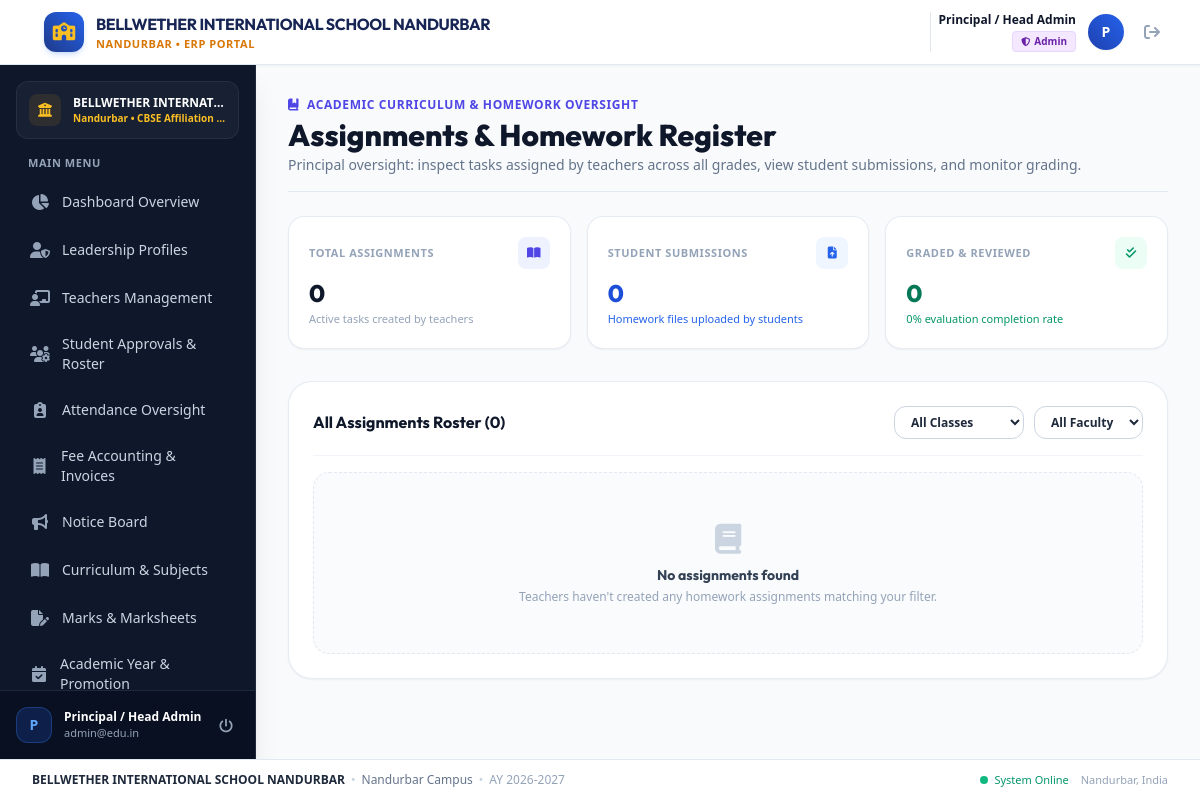
Before: /admin/assignments.php (signed in) with the older database file.
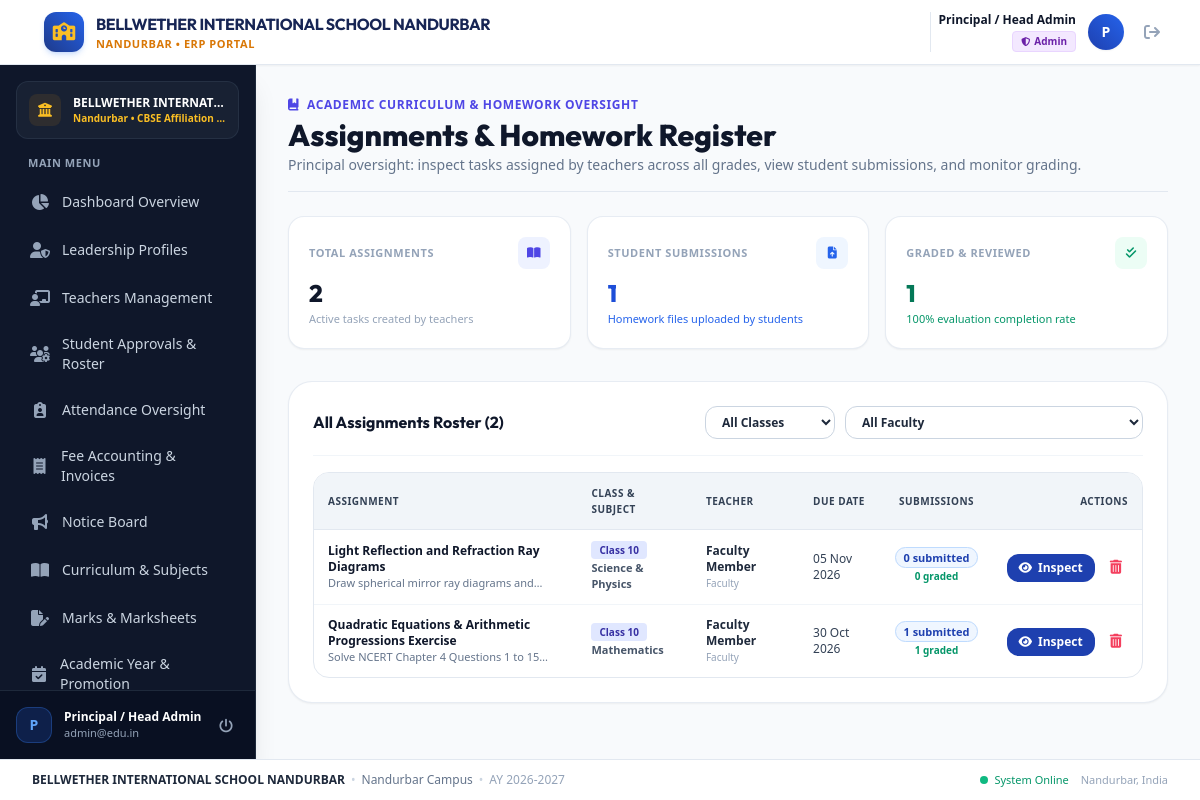
After: the same page with the newer database file.
### tables this page shows
CREATE TABLE settings (
            key TEXT PRIMARY KEY,
            value TEXT
        );

CREATE TABLE assignments (
            id INTEGER PRIMARY KEY AUTOINCREMENT,
            teacher_id INTEGER NOT NULL,
            class TEXT NOT NULL,
            subject TEXT NOT NULL,
            title TEXT NOT NULL,
            description TEXT NOT NULL,
            due_date DATE NOT NULL,
            max_marks REAL DEFAULT 100,
            attachment_path TEXT,
            created_at DATETIME DEFAULT CURRENT_TIMESTAMP
        );

### config/db.php (called while the page is built, shortened)
<?php
function get_setting($pdo, $key, $default = '') {
    try {
        $stmt = $pdo->prepare("SELECT value FROM settings WHERE key = ?");
        $stmt->execute([$key]);
        $val = $stmt->fetchColumn();
        return ($val !== false && $val !== null) ? $val : $default;
    } catch (Exception $e) {
        return $default;
    }
}
?>

### admin/assignments.php (the view, shortened to what the rows shown need)
<?php
require_once __DIR__ . '/../includes/auth.php';
$where = "WHERE 1=1";
$params = [];
$asgn_sql = "
    SELECT a.*,
           COALESCE(t.full_name, 'Faculty Member') as teacher_name,
           t.department,
           (SELECT COUNT(*) FROM assignment_submissions WHERE assignment_id = a.id) as total_submissions,
           (SELECT COUNT(*) FROM assignment_submissions WHERE assignment_id = a.id AND status = 'Graded') as total_graded
    FROM assignments a
    LEFT JOIN teachers t ON a.teacher_id = t.user_id
    {$where}
    ORDER BY a.id DESC
";
$asgn_stmt = $pdo->prepare($asgn_sql);
$asgn_stmt->execute($params);
$assignments = $asgn_stmt->fetchAll();
require_once __DIR__ . '/../includes/header.php';
require_once __DIR__ . '/../includes/sidebar.php';
?>
<main class="flex-1 overflow-y-auto bg-slate-50 p-4 sm:p-6 lg:p-8">
    <div class="flex flex-col sm:flex-row sm:items-center sm:justify-between gap-4 pb-4 border-b border-slate-200 mb-6">
        <div>
            <h1 class="text-2xl sm:text-3xl font-extrabold text-slate-900 font-['Outfit']">
                Assignments &amp; Homework Register
            </h1>
        </div>
    </div>
    <div class="bg-white rounded-3xl p-6 border border-slate-200/80 shadow-sm">
        <?php if (empty($assignments)): ?>
            <div class="text-center py-12 bg-slate-50/70 rounded-2xl border border-dashed border-slate-200">
                <i class="fa-solid fa-book text-3xl text-slate-300 mb-2"></i>
                <h4 class="text-sm font-bold text-slate-700">No assignments found</h4>
                <p class="text-xs text-slate-400 mt-1">Teachers haven't created any homework assignments matching your filter.</p>
            </div>
        <?php else: ?>
            <div class="overflow-x-auto rounded-2xl border border-slate-200">
                <table class="w-full text-left text-xs">
                    <thead class="bg-slate-100 text-slate-700 uppercase font-bold text-[10px] tracking-wider border-b border-slate-200">
                        <tr>
                            <th class="py-3 px-3.5">Assignment</th>
                            <th class="py-3 px-3.5">Class &amp; Subject</th>
                            <th class="py-3 px-3.5">Teacher</th>
                            <th class="py-3 px-3.5">Due Date</th>
                            <th class="py-3 px-3.5 text-center">Submissions</th>
                            <th class="py-3 px-3.5 text-right">Actions</th>
                        </tr>
                    </thead>
                    <tbody class="divide-y divide-slate-100">
                        <?php foreach ($assignments as $a): ?>
                            <tr class="hover:bg-slate-50/80 transition">
                                <td class="py-3 px-3.5">
                                    <div class="font-bold text-slate-900"><?= htmlspecialchars($a['title']) ?></div>
                                    <p class="text-[11px] text-slate-500 line-clamp-1 max-w-xs"><?= htmlspecialchars($a['description']) ?></p>
                                </td>
                                <td class="py-3 px-3.5">
                                    <span class="px-2 py-0.5 rounded font-bold text-[10px] bg-indigo-100 text-indigo-800">
                                        <?= htmlspecialchars($a['class']) ?>
                                    </span>
                                    <div class="text-slate-600 font-semibold text-[11px] mt-0.5"><?= htmlspecialchars($a['subject']) ?></div>
                                </td>
                                <td class="py-3 px-3.5">
                                    <div class="font-bold text-slate-800"><?= htmlspecialchars($a['teacher_name']) ?></div>
                                    <div class="text-[10px] text-slate-400"><?= htmlspecialchars($a['department'] ?? 'Faculty') ?></div>
                                </td>
                                <td class="py-3 px-3.5 text-slate-700 font-medium">
                                    <?= date('d M Y', strtotime($a['due_date'])) ?>
                                </td>
                                <td class="py-3 px-3.5 text-center whitespace-nowrap">
                                    <span class="px-2 py-0.5 rounded-full text-[11px] font-bold bg-blue-50 text-blue-800 border border-blue-200">
                                        <?= $a['total_submissions'] ?> submitted
                                    </span>
                                    <span class="text-[10px] text-emerald-600 font-bold block mt-0.5">
                                        <?= $a['total_graded'] ?> graded
                                    </span>
                                </td>
                                <td class="py-3 px-3.5 text-right whitespace-nowrap space-x-1.5">
                                    <a href="assignments.php?view_submissions=<?= $a['id'] ?>" class="inline-flex items-center px-3 py-1.5 rounded-xl bg-navy-800 hover:bg-navy-900 text-white font-bold text-xs transition shadow-xs">
                                        <i class="fa-solid fa-eye mr-1.5"></i> Inspect
                                    </a>
                                    <form method="POST" action="assignments.php" class="inline" onsubmit="return confirm('Permanently delete this assignment and all student submissions?');">
                                        <button type="submit" class="p-1.5 rounded-xl text-rose-500 hover:bg-rose-50 hover:text-rose-700 transition" title="Delete Assignment">
                                            <i class="fa-solid fa-trash-can text-sm"></i>
                                        </button>
                                    </form>
                                </td>
                            </tr>
                        <?php endforeach; ?>
                    </tbody>
                </table>
            </div>
        <?php endif; ?>
    </div>
</main>
<?php require_once __DIR__ . '/../includes/footer.php'; ?>

### includes/header.php (shortened to what the rows shown need)
<?php
require_once __DIR__ . '/auth.php';
$school_name = get_setting($pdo, 'school_name', 'BELLWETHER INTERNATIONAL SCHOOL NANDURBAR');
$school_city = get_setting($pdo, 'school_city', 'Nandurbar');
?>
<!DOCTYPE html>
<html lang="en" class="h-full bg-slate-50">
<head>
    <script src="https://cdn.tailwindcss.com"></script>
    <link rel="stylesheet" href="https://cdnjs.cloudflare.com/ajax/libs/font-awesome/6.5.1/css/all.min.css">
    <link rel="stylesheet" href="/assets/css/custom.css">
</head>
<body class="h-full flex flex-col font-sans text-slate-800 antialiased bg-slate-50">
    <header class="bg-white border-b border-slate-200 sticky top-0 z-30 shadow-sm no-print">
        <div class="px-4 sm:px-6 lg:px-8">
            <div class="flex items-center justify-between h-16">
                <div class="flex items-center space-x-3">
                    <a href="/" class="flex items-center space-x-2 sm:space-x-3 group min-w-0">
                        <div class="min-w-0">
                            <span class="text-xs sm:text-sm md:text-base font-bold tracking-tight text-navy-950 font-['Outfit'] block leading-tight truncate max-w-[130px] xs:max-w-[180px] sm:max-w-xs md:max-w-md lg:max-w-xl" title="<?= htmlspecialchars($school_name) ?>"><?= htmlspecialchars($school_name) ?></span>
                            <span class="text-[9px] sm:text-[11px] font-semibold tracking-wider text-amber-600 uppercase block truncate"><?= htmlspecialchars($school_city) ?> • ERP Portal</span>
                        </div>
                    </a>
                </div>
            </div>
        </div>
    </header>
    <div class="flex-1 flex overflow-hidden">

### includes/sidebar.php (shortened to what the rows shown need)
<?php
$school_name = isset($pdo) ? get_setting($pdo, 'school_name', 'BELLWETHER INTERNATIONAL SCHOOL NANDURBAR') : 'BELLWETHER INTERNATIONAL SCHOOL NANDURBAR';
$school_city = isset($pdo) ? get_setting($pdo, 'school_city', 'Nandurbar') : 'Nandurbar';
$school_affiliation = isset($pdo) ? get_setting($pdo, 'school_affiliation', 'CBSE #113042') : 'CBSE';
?>
<aside id="sidebar" class="fixed inset-y-0 left-0 z-40 w-64 bg-slate-900 text-slate-300 transform -translate-x-full lg:translate-x-0 lg:static lg:inset-auto transition-transform duration-200 ease-in-out flex flex-col justify-between shrink-0 shadow-xl border-r border-slate-800 no-print">
    <div class="p-4 flex-1 flex flex-col overflow-y-auto">
        <div class="px-3 py-3 mb-4 rounded-xl bg-slate-800/60 border border-slate-700/50 flex items-center space-x-3 min-w-0">
            <div class="min-w-0 flex-1">
                <p class="text-xs font-bold text-white truncate" title="<?= htmlspecialchars($school_name) ?>"><?= htmlspecialchars($school_name) ?></p>
                <p class="text-[10px] text-amber-400 font-semibold truncate"><?= htmlspecialchars($school_city) ?> • <?= htmlspecialchars($school_affiliation) ?></p>
            </div>
        </div>
    </div>
</aside>

### includes/footer.php (shortened to what the rows shown need)
<?php
$footer_school_name = isset($pdo) ? get_setting($pdo, 'school_name', 'BELLWETHER INTERNATIONAL SCHOOL NANDURBAR') : 'BELLWETHER INTERNATIONAL SCHOOL NANDURBAR';
$footer_school_city = isset($pdo) ? get_setting($pdo, 'school_city', 'Nandurbar') : 'Nandurbar';
?>
    </div>
    <footer class="bg-white border-t border-slate-200 py-3 px-4 sm:px-6 lg:px-8 text-xs text-slate-500 flex flex-col sm:flex-row items-center justify-between gap-2 no-print">
        <div class="flex flex-wrap items-center justify-center sm:justify-start gap-1.5 text-center sm:text-left min-w-0">
            <span class="font-bold text-slate-800 break-words"><?= htmlspecialchars($footer_school_name) ?></span>
            <span class="text-slate-300 hidden sm:inline">&bull;</span>
            <span class="text-slate-500"><?= htmlspecialchars($footer_school_city) ?> Campus</span>
            <span class="text-slate-300 hidden sm:inline">&bull;</span>
            <span class="text-slate-400">AY 2026-2027</span>
        </div>
        <div class="flex items-center space-x-3 shrink-0">
            <span class="inline-flex items-center text-emerald-600 font-medium text-[11px]">
                <span class="w-2 h-2 rounded-full bg-emerald-500 mr-1.5 animate-pulse"></span> System Online
            </span>
            <span class="text-slate-400 text-[11px]"><?= htmlspecialchars($footer_school_city) ?>, India</span>
        </div>
    </footer>
</body>
</html>

Changed rows visible on the page:
added assignments: title "Light Reflection and Refraction Ray Diagrams", description "Draw spherical mirror ray diagrams…", class "Class 10", subject "Science & Physics", teacher_name "Faculty Member", department "Faculty", due_date "05 Nov 2026", total_submissions "0", total_graded "0"
added assignments: title "Quadratic Equations & Arithmetic Progressions Exercise", description "Solve NCERT Chapter 4 Questions 1 to…", class "Class 10", subject "Mathematics", teacher_name "Faculty Member", department "Faculty", due_date "30 Oct 2026", total_submissions "1", total_graded "1"
Other visible differences:
$stat_total_asgn: "0" → "2"
$stat_total_subs: "0" → "1"
$stat_total_graded: "0" → "1"
count($assignments): "0" → "2"
text no longer shown: "0 No assignments found Teachers haven't created any homework assignments matching your filter."
text now shown: "100 ASSIGNMENT CLASS & SUBJECT TEACHER DUE DATE SUBMISSIONS ACTIONS"
